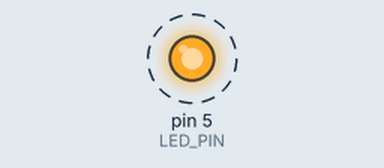
A sketch run on a simulated Arduino Uno, built with avr-gcc and run on an emulated ATmega328P. Parts: output pins drawn as LEDs (lit = HIGH). Dashed ring = blinking.

Above: at 0.4 s.
Timing chart, 0 to 3.7 s (numbered marks = the images above):
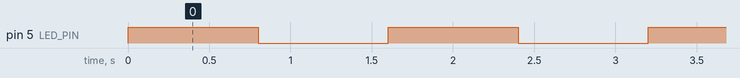

Measured:
- by itself, pin 5 (LED_PIN): alternates HIGH for 0.80 s and LOW for 0.80 s

The sketch:

led1_0903.ino
```cpp
#define LED_PIN 5    // LED 연결된 GPIO 5번 사용

void setup() {
  pinMode(LED_PIN, OUTPUT);   // LED 핀을 출력으로 설정
}

void loop() {
  digitalWrite(LED_PIN, HIGH);  // LED 켜기
  delay(800);                       // 1초 대기
  digitalWrite(LED_PIN, LOW);   // LED 끄기
  delay(800);                        // 1초 대기
} //수정 완료!!
```
